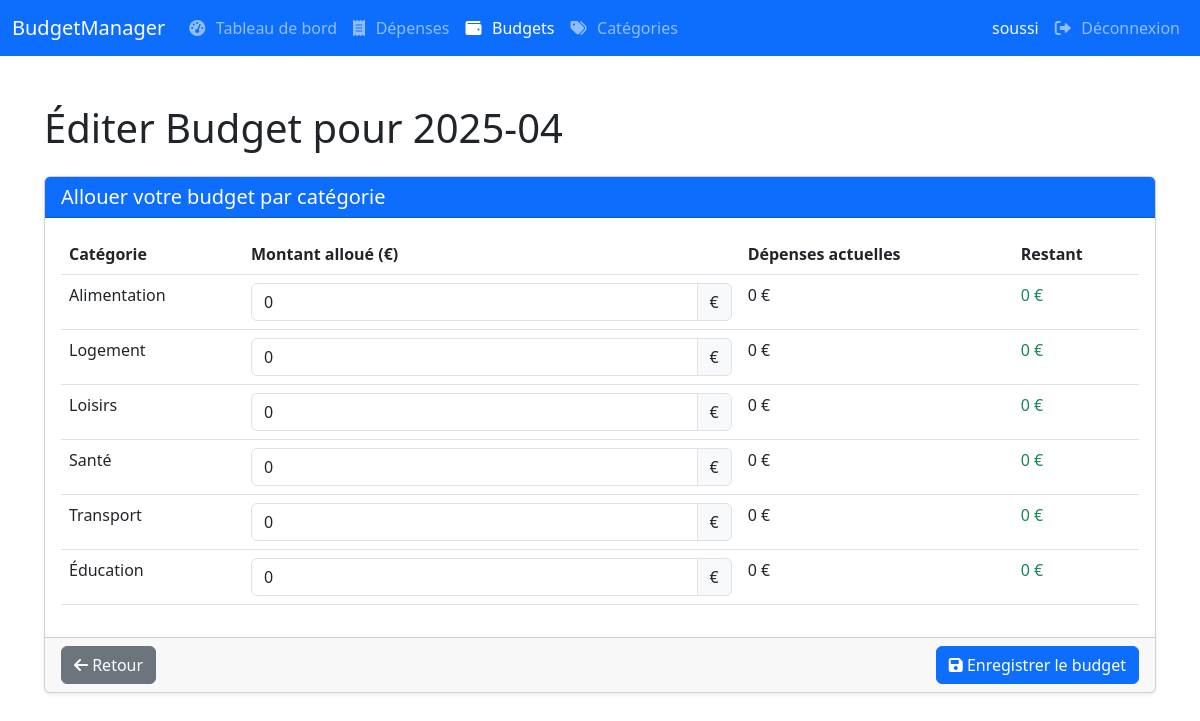
Screenshot of /budgets/edit/2025-04 (signed in) with the database file from the repository.
### tables this page shows
CREATE TABLE users(
               id INTEGER PRIMARY KEY AUTOINCREMENT,
               name TEXT UNIQUE NOT NULL,
               email TEXT UNIQUE NOT NULL,
               password_hash TEXT NOT NULL
               );

CREATE TABLE categories (
    id INTEGER PRIMARY KEY AUTOINCREMENT,
    name TEXT NOT NULL,
    user_id INTEGER,
    FOREIGN KEY(user_id) REFERENCES users(id));

### controllers/budget_controller.py (the view, shortened to what this page needs)
@budget_bp.route('/edit/<string:month>', methods=['GET', 'POST'])
@login_required
def edit_budget(month):
    user_id = session['user_id']
    categories = model.get_categories(user_id)
    budget = model.get_budget(month, user_id)
    return render_template('budgets/edit.html',
                          categories=categories,
                          budget=budget,
                          month=month)

### app.py (called while the page is built)
@app.before_request
def load_logged_in_user():
    user_id = session.get('user_id')
    if user_id is None:
        g.user = None
    else:
        g.user = model.get_user(user_id)

### controllers/budget_controller.py (called while the page is built)
def login_required(view):
    @wraps(view)
    def wrapped_view(**kwargs):
        if g.user is None:
            flash('Vous devez vous connecter pour accéder à cette page.', 'danger')
            return redirect(url_for('auth.login'))
        return view(**kwargs)
    return wrapped_view

### data_model.py (called while the page is built)
def db_fetch(query, args=(), all=False, db_name=DBFILENAME):
    with sqlite3.connect(db_name) as conn:
        conn.row_factory = sqlite3.Row
        cur = conn.execute(query, args)
        if all:
            res = cur.fetchall()
            if res:
                res = [dict(e) for e in res]
            else:
                res = []
        else:
            res = cur.fetchone()
            if res:
                res = dict(res)
    return res

def db_run(query, args=(), db_name=DBFILENAME):
    with sqlite3.connect(db_name) as conn:
        cur = conn.execute(query, args)
        conn.commit()

def get_user(user_id):
    return db_fetch('SELECT id, name, email FROM users WHERE id = ?', (user_id,))

def get_categories(user_id):
    return db_fetch('SELECT id, name FROM categories WHERE user_id = ? ORDER BY name',
                    (user_id,), all=True)

def get_expense_summary_by_category(user_id, month=None):
    query = '''
        SELECT c.name as category_name, COALESCE(c.id, 0) as category_id,
               SUM(e.amount) as total_amount,
               COUNT(e.id) as transaction_count
        FROM expenses e
        LEFT JOIN categories c ON e.category_id = c.id
        WHERE e.user_id = ?
    '''
    params = [user_id]
    if month:
        query += " AND substr(e.date, 1, 7) = ?"
        params.append(month)  # Format should be 'YYYY-MM'
    query += '''
        GROUP BY c.id
        ORDER BY total_amount DESC
    '''
    return db_fetch(query, params, all=True)

def ensure_budget_items_table():
    db_run('''
        CREATE TABLE IF NOT EXISTS budget_items (
            id INTEGER PRIMARY KEY AUTOINCREMENT,
            budget_id INTEGER NOT NULL,
            category_id INTEGER NOT NULL,
            amount REAL NOT NULL,
            FOREIGN KEY(budget_id) REFERENCES budgets(id),
            FOREIGN KEY(category_id) REFERENCES categories(id)
        )
    ''')

### templates/budgets/edit.html (shortened to what this page needs)
{% extends "layout.html" %}
{% block content %}
<div class="container">
    <h1 class="mb-4">Éditer Budget pour {{ month }}</h1>
    <form method="POST">
        <div class="card shadow-sm mb-4">
            <div class="card-header bg-primary text-white">
                <h5 class="card-title mb-0">Allouer votre budget par catégorie</h5>
            </div>
            <div class="card-body">
                {% if categories %}
                    <div class="table-responsive">
                        <table class="table table-hover">
                            <thead>
                                <tr>
                                    <th>Catégorie</th>
                                    <th>Montant alloué (€)</th>
                                    {% if budget %}
                                        <th>Dépenses actuelles</th>
                                        <th>Restant</th>
                                    {% endif %}
                                </tr>
                            </thead>
                            <tbody>
                                {% for category in categories %}
                                    {% set allocated_amount = 0 %}
                                    {% set actual_amount = 0 %}
                                    {% set remaining = 0 %}
                                    {% if budget %}
                                        {% for item in budget['items'] %}
                                            {% if item.category_id == category.id %}
                                                {% set allocated_amount = item.allocated_amount %}
                                                {% set actual_amount = item.actual_amount %}
                                                {% set remaining = item.remaining %}
                                            {% endif %}
                                        {% endfor %}
                                    {% endif %}
                                    <tr>
                                        <td>{{ category.name }}</td>
                                        <td>
                                            <div class="input-group">
                                                <input type="number"
                                                       class="form-control"
                                                       name="category_{{ category.id }}"
                                                       value="{{ allocated_amount|round(2) }}"
                                                       step="0.01"
                                                       min="0">
                                                <span class="input-group-text">€</span>
                                            </div>
                                        </td>
                                        {% if budget %}
                                            <td>{{ actual_amount|round(2) }} €</td>
                                            <td>
                                                {% if remaining < 0 %}
                                                    <span class="text-danger">{{ remaining|round(2) }} €</span>
                                                {% else %}
                                                    <span class="text-success">{{ remaining|round(2) }} €</span>
                                                {% endif %}
                                            </td>
                                        {% endif %}
                                    </tr>
                                {% endfor %}
                            </tbody>
                        </table>
                    </div>
                {% else %}
                    <div class="alert alert-warning">
                        Aucune catégorie disponible. Veuillez d'abord <a href="{{ url_for('category.add_category') }}">créer des catégories</a>.
                    </div>
                {% endif %}
            </div>
            <div class="card-footer">
                <div class="d-flex justify-content-between">
                    <a href="{{ url_for('budget.list_budgets') }}" class="btn btn-secondary">
                        <i class="fas fa-arrow-left"></i> Retour
                    </a>
                    <button type="submit" class="btn btn-primary">
                        <i class="fas fa-save"></i> Enregistrer le budget
                    </button>
                </div>
            </div>
        </div>
    </form>
</div>
{% endblock %}

### templates/layout.html (shortened to what this page needs)
<!DOCTYPE html>
<html lang="fr">
<head>
    <link href="https://cdn.jsdelivr.net/npm/bootstrap@5.3.0-alpha1/dist/css/bootstrap.min.css" rel="stylesheet">
    <link rel="stylesheet" href="https://cdnjs.cloudflare.com/ajax/libs/font-awesome/6.0.0/css/all.min.css">
</head>
<body>
    <nav class="navbar navbar-expand-lg navbar-dark bg-primary">
        <div class="container-fluid">
            <a class="navbar-brand" href="{{ url_for('dashboard') }}">BudgetManager</a>
            <div class="collapse navbar-collapse" id="navbarNav">
                <ul class="navbar-nav me-auto">
                    {% if g.user %}
                    <li class="nav-item">
                        <a class="nav-link {% if request.endpoint == 'dashboard' %}active{% endif %}" href="{{ url_for('dashboard') }}">
                            <i class="fas fa-tachometer-alt"></i> Tableau de bord
                        </a>
                    </li>
                    <li class="nav-item">
                        <a class="nav-link {% if request.endpoint.startswith('expense.') %}active{% endif %}" href="{{ url_for('expense.list_expenses') }}">
                            <i class="fas fa-receipt"></i> Dépenses
                        </a>
                    </li>
                    <li class="nav-item">
                        <a class="nav-link {% if request.endpoint.startswith('budget.') %}active{% endif %}" href="{{ url_for('budget.list_budgets') }}">
                            <i class="fas fa-wallet"></i> Budgets
                        </a>
                    </li>
                    <li class="nav-item">
                        <a class="nav-link {% if request.endpoint.startswith('category.') %}active{% endif %}" href="{{ url_for('category.manage_categories') }}">
                            <i class="fas fa-tags"></i> Catégories
                        </a>
                    </li>
                    {% endif %}
                </ul>
                <ul class="navbar-nav">
                    {% if g.user %}
                    <li class="nav-item nav-user">
                        <span class="text-light d-none d-sm-inline">{{ g.user.name }}</span>
                        <a class="nav-link" href="{{ url_for('auth.logout') }}">
                            <i class="fas fa-sign-out-alt"></i> Déconnexion
                        </a>
                    </li>
                    {% endif %}
                </ul>
            </div>
        </div>
    </nav>
    <div class="container-fluid">
        <div class="row">
            <main class="col-12 content">
                {% block content %}{% endblock %}
            </main>
        </div>
    </div>
</body>
</html>

### templates/layout.html (style rules this page uses)
.content { padding: 2rem; }
.nav-user { display: flex; align-items: center; }
.nav-user span { margin-right: 0.5rem; }
.navbar-nav .nav-link i { margin-right: 0.4rem; }

### rows the page displays
users: user.name "soussi"
categories: name "Alimentation", allocated_amount "0", actual_amount "0", remaining "0"
categories: name "Logement", allocated_amount "0", actual_amount "0", remaining "0"
categories: name "Loisirs", allocated_amount "0", actual_amount "0", remaining "0"
categories: name "Santé", allocated_amount "0", actual_amount "0", remaining "0"
categories: name "Transport", allocated_amount "0", actual_amount "0", remaining "0"
categories: name "Éducation", allocated_amount "0", actual_amount "0", remaining "0"

### other values shown
{{ month }} "2025-04"
